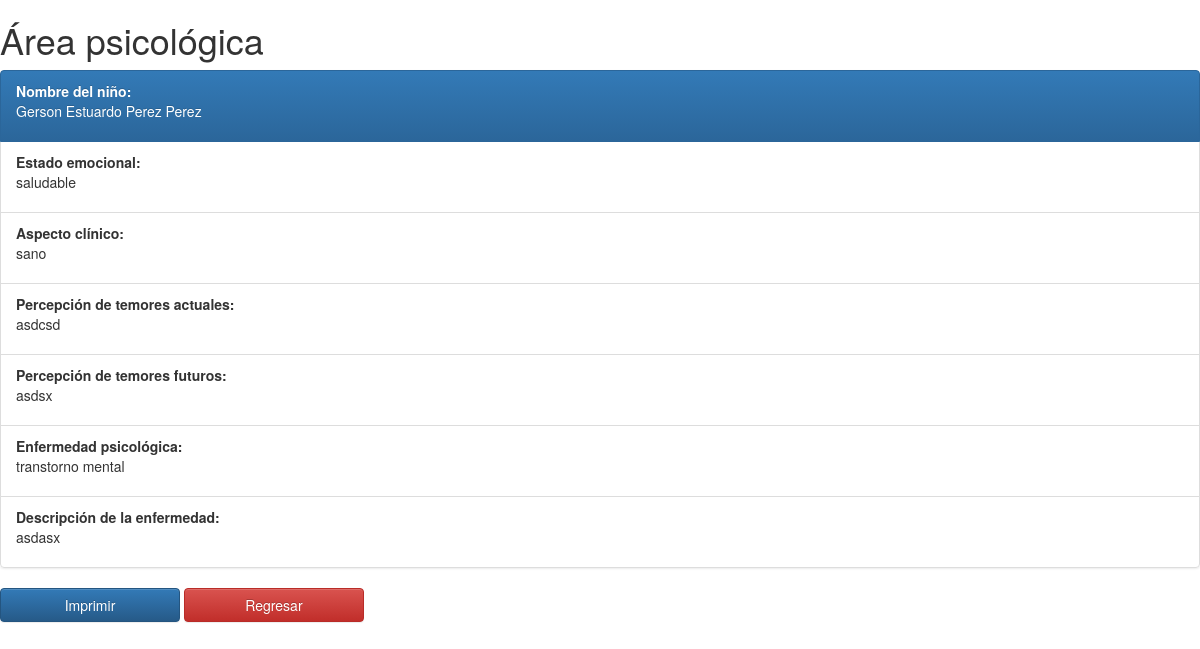
/1/psico, run on the app's committed database.
### nino/models.py (models this page shows, shortened)
class Area_Psicologica(models.Model):
    nino=models.ForeignKey(NNA,on_delete=models.CASCADE)
    estado_emocional=models.TextField(null=True,verbose_name="Estado emocional",blank=True)
    aspecto_clinico=models.TextField(verbose_name="Aspecto clínico")
    percepcion_situacion_desproteccion=models.BooleanField(verbose_name="Percepción de la situación de desprotección")
    percepcion_calidad_vida=models.BooleanField(verbose_name="Percepción de la calidad de vida en su hogar")
    percepcion_temores_actuales=models.TextField(null=True,verbose_name="Percepción de temores actuales",blank=True)
    percepcion_temores_futuros=models.TextField(null=True,verbose_name="Percepción de temores futuros",blank=True)
    enfermedad=models.ForeignKey(Enfermedad,on_delete=models.CASCADE)
    descripcion=models.TextField(verbose_name="Descripcion de la enfermedad psicológica",blank=True,null=True)
    class Meta:
        verbose_name = 'Area_Psicologica'
        verbose_name_plural = 'Area_Psicologicas'

class NNA(models.Model):
    SEXO=[
        ("M","Masculino"),
        ("F","Femenino"),
    ]
    EDUCACION=[
        ("Pr","Pre-Primario"),
        ("P","Primario"),
        ("Ba","Básico"),
        ("D","Diversificado"),
        ("Na","Ninguno"),
    ]
    JUZGADO=[
         ("Ay","Ayutla"),
         ("Sm","San Marcos"),
         ("Ca","Catarina"),
         ("Cm","Comitancillo"),
         ("Ct","Concepción Tutuapa"),
         ("Eq","El Quetzal"),
         ("Et","El Tumbador"),
         ("Ep","Esquipulas Palo Gordo"),
         ("Ix","Ixchiguan"),
         ("Lb","La Blanca"),
         ("Lr","La Reforma"),
         ("M","Malacatán"),
         ("Np","Nuevo Progreso"),
         ("O","Ocós"),
         ("P","Pajapita"),
         ("R","Río Blanco"),
         ("Sac","San Antornio Sac."),
         ("Scc","San Cristóbal Cucho"),
         ("Sr","San José el Rodeo"),
         ("So","San José Ojetenam"),
         ("Sl","San Lorenzo"),
         ("Sx","San Miguel Ixtahuacán"),
         ("Sjr","San José el Rodeo"),
         ("Sp","San Pablo"),
         ("Spc","San Pedro Sac."),
         ("Srp","San Rafael pie de la Cuesta"),
         ("S","Sibinal"),
         ("Si","Sipacapa"),
         ("T","Tacaná"),
         ("Tj","Tajumulco"),
         ("Tja","Tejutla"),
    ]
    OFICIAL=[
        ("fr","1ro"),
        ("sd","2do"),
        ("tr","3ro"),
        ("fr","4to"),
        ("N","Ninguno"),
    ]
    fecha_evaluacion = models.DateField(verbose_name="Fecha de evaluación Biopsicosocial")
    nombre_nino = models.CharField(max_length=60,verbose_name="Nombres del niño")
    apellido_nino = models.CharField(max_length=60,verbose_name="Apellidos del niño")
    no_expediente=models.IntegerField(verbose_name="Número de expediente")
    juzgado_refiere=models.CharField(max_length=4,choices=JUZGADO,blank=True,null=True,verbose_name="Juzgado que refiere al niño")
    oficial=models.CharField(max_length=4,choices=OFICIAL,verbose_name="Oficial",blank=True,default=True)
    image = models.ImageField(upload_to="doc",verbose_name="Fotografía del niño")
    cui = models.CharField(max_length=60,blank=True,null=True,verbose_name="CUI")
    certificado_nacimiento=models.FileField(upload_to="doc",verbose_name="Certificado de nacimiento (Archivo .pdf)")
    sexo = models.CharField(max_length=3,choices=SEXO,verbose_name="Sexo")
    grado_educativo=models.CharField(max_length=30,choices=EDUCACION,null=True,blank=True,verbose_name="Nivel educativo")
    fecha_nacimiento = models.DateField(verbose_name="Fecha de nacimiento")
    lugar_nacimiento = models.CharField(max_length=60,verbose_name="Lugar de nacimiento")
    lugar_residencia = models.CharField(max_length=60,verbose_name="Lugar de residencia")
    motivo_ingreso=models.ForeignKey(Motivo_Ingreso,on_delete=models.PROTECT)
    descripcion_motivo=models.TextField(verbose_name="Descripción del motivo de ingreso")
    ocupacion = models.CharField(max_length=60,null=True,blank=True,verbose_name="Ocupación")
    religion = models.CharField(max_length=30,null=True,blank=True,verbose_name="Religión")
    idioma=models.ForeignKey(Idioma,on_delete=models.PROTECT)
    etnia=models.ForeignKey(Etnia,on_delete=models.PROTECT)
    nombre_madre = models.CharField(max_length=100,verbose_name="Nombre completo de la madre")
    nombre_padre = models.CharField(max_length=100,verbose_name="Nombre completo del padre")
    fecha_ingreso = models.DateField(verbose_name="Fecha de ingreso a CANICA")
    orden_ingreso=models.FileField(upload_to="doc",verbose_name="Orden de ingreso (Archivo .pdf)",)
    estado=models.BooleanField(default=True,verbose_name="Estado")
    class Meta:
        verbose_name = 'NNA'
        verbose_name_plural = 'NNAs'
    def __str__(self):
        return self.nombre_nino+" "+self.apellido_nino

class Enfermedad(models.Model):
    nombre_enfermedad = models.CharField(max_length=60,verbose_name="Nombre de la enfermedad")
    estado=models.BooleanField(default=True,verbose_name="Estado")
    class Meta:
        verbose_name = 'Enfermedad'
        verbose_name_plural = 'Enfermedads'
    def __str__(self):
        return self.nombre_enfermedad

### nino/views.py (the view)
# urls.py: path("<int:pk>/psico", views.Area_PsicologicaDetailView.as_view(), name="detail_psi"),
class Area_PsicologicaDetailView(generic.DetailView):
    model = Area_Psicologica
    template_name = "detail_psi.html"

### nino/templates/detail_psi.html (shortened to what this page needs)
<!DOCTYPE html>
<html lang="en">
<head>
    <link rel="stylesheet" href="//maxcdn.bootstrapcdn.com/bootstrap/3.2.0/css/bootstrap.min.css">
    <link rel="stylesheet" href="//maxcdn.bootstrapcdn.com/bootstrap/3.2.0/css/bootstrap-theme.min.css">
    {% load static  %}
</head>
<body>
    <h1>Área psicológica</h1>
    <ul class="list-group">
        <li class="list-group-item active"><strong>Nombre del niño:</strong><p>{{area_psicologica.nino}}</p> </li>
        <li class="list-group-item"><strong>Estado emocional:</strong><p>{{area_psicologica.estado_emocional}}</p></li>
        <li class="list-group-item"><strong>Aspecto clínico:</strong><p>{{area_psicologica.aspecto_clinico}}</p></li>
        <li class="list-group-item"><strong>Percepción de temores actuales:</strong><p>{{area_psicologica.percepcion_temores_actuales}}</p></li>
        <li class="list-group-item"><strong>Percepción de temores futuros:</strong><p>{{area_psicologica.percepcion_temores_futuros}}</p></li>
        <li class="list-group-item"><strong>Enfermedad psicológica:</strong><p>{{area_psicologica.enfermedad}}</p></li>
        <li class="list-group-item"><strong>Descripción de la enfermedad:</strong><p>{{area_psicologica.descripcion}}</p></li>
      </ul>
      <button class="btn btn-primary hidden-print float-right" style="width: 15%;" onclick="myFunction()">Imprimir</button>
      <a href="/a_psicologica" style="width:15%;" class="btn btn-danger hidden-print float-right">Regresar</a>
</body>
</html>

### data on the page
Area_Psicologica: nino "Gerson Estuardo Perez Perez", estado_emocional "saludable", aspecto_clinico "sano", percepcion_temores_actuales "asdcsd", percepcion_temores_futuros "asdsx", enfermedad "transtorno mental", descripcion "asdasx"
